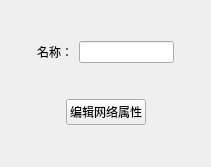
<?xml version="1.0" encoding="UTF-8"?>
<ui version="4.0">
 <class>Dialog</class>
 <widget class="QDialog" name="Dialog">
  <property name="geometry">
   <rect>
    <x>0</x>
    <y>0</y>
    <width>211</width>
    <height>167</height>
   </rect>
  </property>
  <property name="windowTitle">
   <string>Dialog</string>
  </property>
  <layout class="QVBoxLayout" name="verticalLayout_4">
   <item>
    <layout class="QHBoxLayout" name="horizontalLayout">
     <item>
      <spacer name="horizontalSpacer">
       <property name="orientation">
        <enum>Qt::Horizontal</enum>
       </property>
       <property name="sizeHint" stdset="0">
        <size>
         <width>40</width>
         <height>20</height>
        </size>
       </property>
      </spacer>
     </item>
     <item>
      <widget class="QLabel" name="label">
       <property name="text">
        <string>名称：</string>
       </property>
      </widget>
     </item>
     <item>
      <widget class="QLineEdit" name="lineEdit_name"/>
     </item>
     <item>
      <spacer name="horizontalSpacer_2">
       <property name="orientation">
        <enum>Qt::Horizontal</enum>
       </property>
       <property name="sizeHint" stdset="0">
        <size>
         <width>40</width>
         <height>20</height>
        </size>
       </property>
      </spacer>
     </item>
    </layout>
   </item>
   <item>
    <layout class="QHBoxLayout" name="horizontalLayout_2">
     <item>
      <spacer name="horizontalSpacer_3">
       <property name="orientation">
        <enum>Qt::Horizontal</enum>
       </property>
       <property name="sizeHint" stdset="0">
        <size>
         <width>10</width>
         <height>20</height>
        </size>
       </property>
      </spacer>
     </item>
     <item>
      <layout class="QVBoxLayout" name="verticalLayout_2">
       <item>
        <widget class="QPushButton" name="netButton">
         <property name="text">
          <string>编辑网络属性</string>
         </property>
         <property name="autoDefault">
          <bool>false</bool>
         </property>
        </widget>
       </item>
      </layout>
     </item>
     <item>
      <spacer name="horizontalSpacer_4">
       <property name="orientation">
        <enum>Qt::Horizontal</enum>
       </property>
       <property name="sizeHint" stdset="0">
        <size>
         <width>10</width>
         <height>20</height>
        </size>
       </property>
      </spacer>
     </item>
    </layout>
   </item>
  </layout>
 </widget>
 <resources/>
 <connections/>
</ui>
